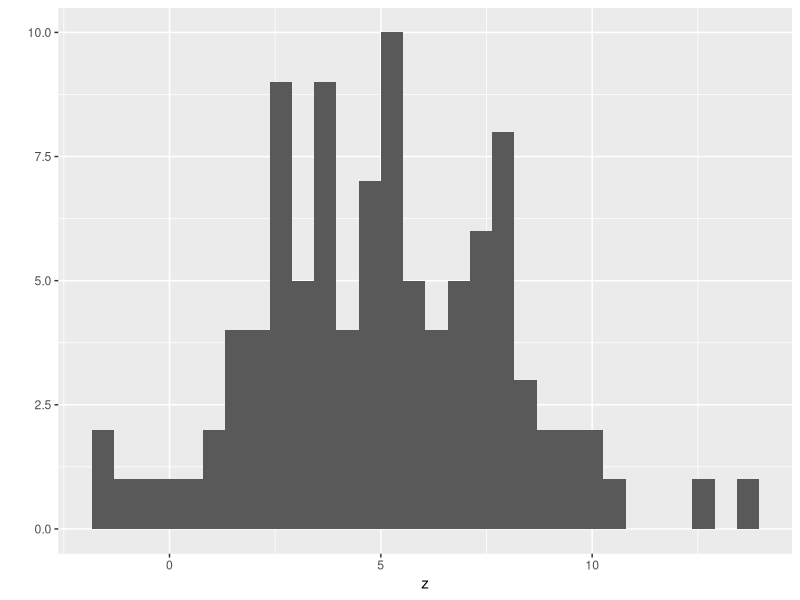
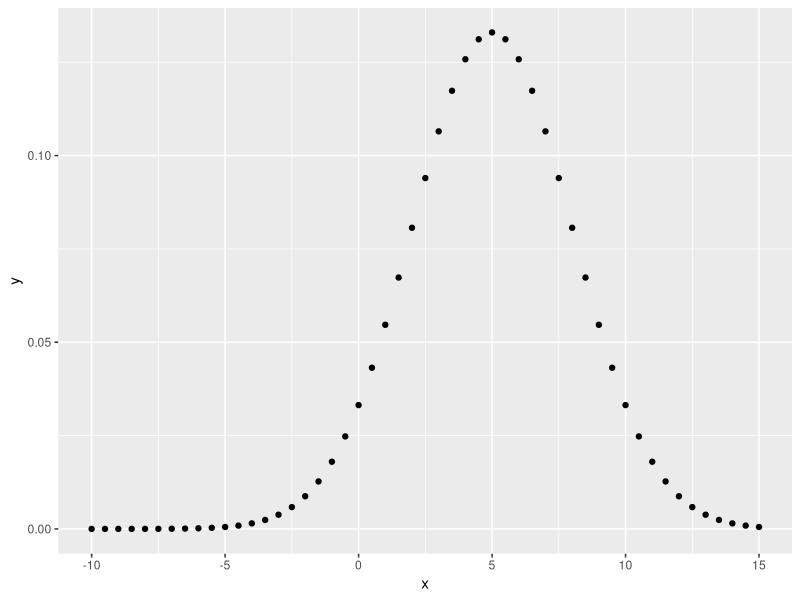
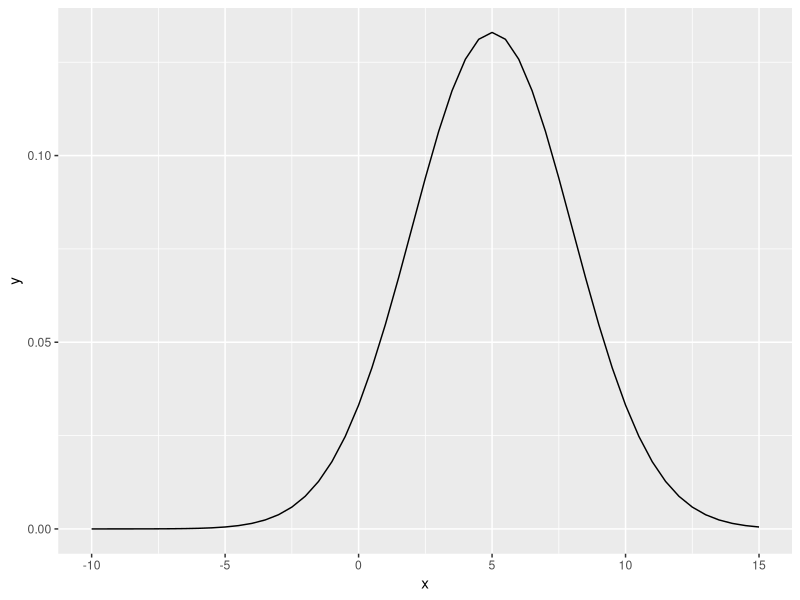

The R source for these figures, in order:
# загружаем пакеты
#library("memisc") # две и более регрессий в одной табличке
library("dplyr") # манипуляции с данными
#library("psych") # описательные статистики
#library("lmtest") # тестирование гипотез в линейных моделях
#library("sjPlot") # графики
#library("sgof")
library("ggplot2") # графики
#library("foreign") # загрузка данных в разных форматах
#library("car")
#library("hexbin") # графики
#library("rlms") # загрузка данных в формате rlms (spss)

# генерируем случайные величины
# Z_1, ...., Z_100 ~ N(5, 9)
z <- rnorm(100, mean=5, sd=3)
z[56] # z номер 56
z[2:9] # вектор из z_2, ..., z_9

qplot(z) # гистограмма

# построим функцию плотности

x <- seq(-10,15,by=0.5) # задаем последовательности чисел от -10 до 15 с шагом 0.5
y <- dnorm(x, mean=5, sd=3) # считаем в этих точках значение плотности для N(5,3^2)
qplot(x,y) # график точками
qplot(x,y, geom="line") # график линией

# Найдем P(Z<3)
# P(Z<3)=F(3). Данная вероятность --- это функция распределения
pnorm(3, mean=5, sd=3)

# Найдем P(Z \in [4;9])
# P(Z<9)-P(Z<4). Данная вероятность --- разность функций распределения 
pnorm(9, mean=5, sd=3) - pnorm(4, mean=5, sd=3)

# Найдем а, при котором P(Z<a)=0.7.
qnorm(0.7, mean=5, sd=3)

# аналогичные функции для других распределений: chisq, t, f
# rchisq, dchisq, pchisq, qchisq
# rt, dt, pt, qt
# rf, df, pf, qf


# искусственный эксперимент
# матрица в 100 строк, слепленная из вектора в котором 4100 элементов
D <- matrix(nrow=100, rnorm(100*41,mean=0,sd=1))
df <- data.frame(D) # переводим матрицу в табличку данных 
glimpse(df)

# пытаемся определить зависимость X1 от остальных переменных
model_pusto <- lm(data=df, X1~. ) 
summary(model_pusto)